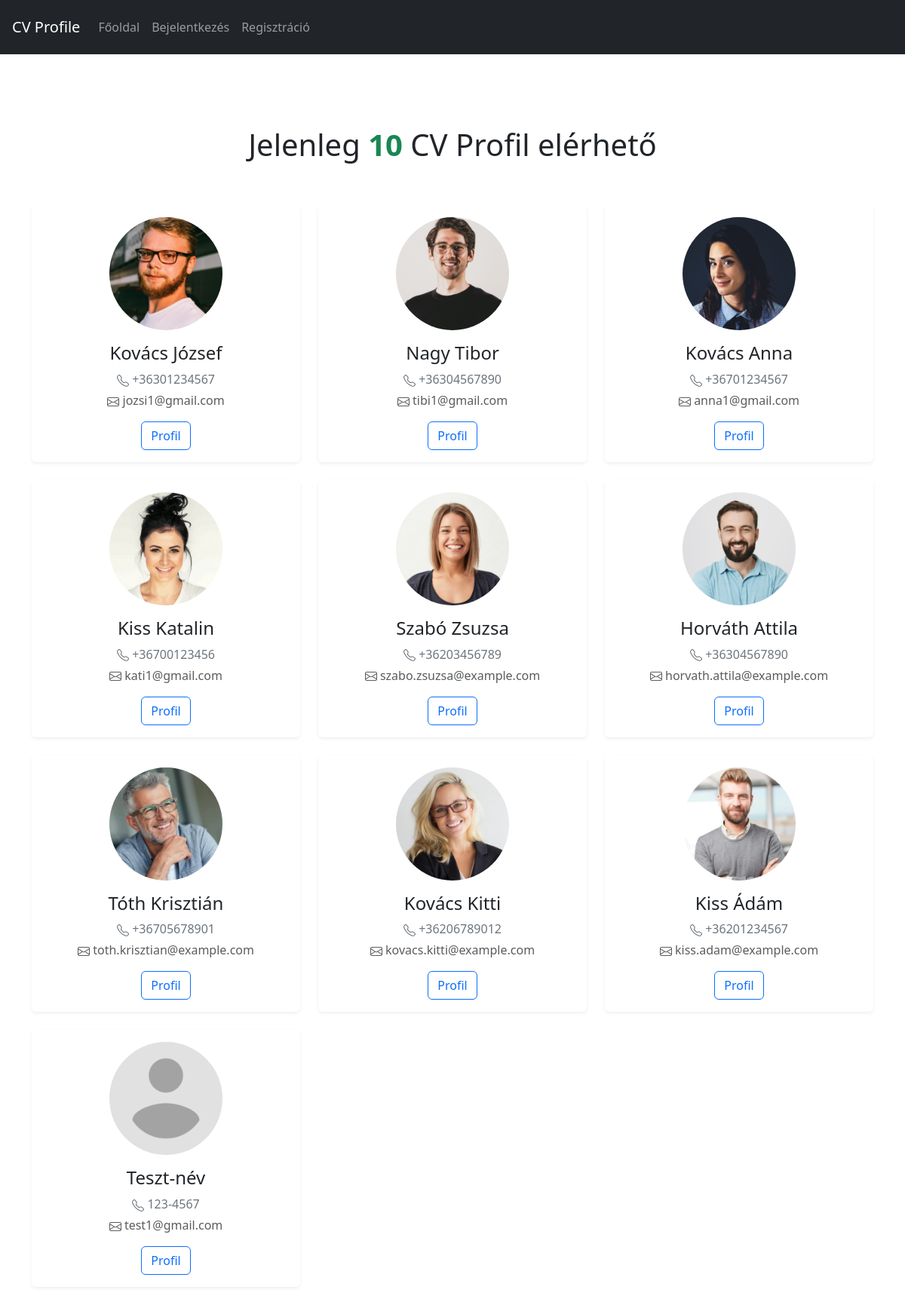
The page / on the database its author committed.
### tables this page shows
CREATE TABLE `kepek` (
  `id` int(11) NOT NULL,
  `felhasznalo_id` int(11) NOT NULL,
  `eleresi_ut` varchar(255) DEFAULT NULL,
  `cim` varchar(255) DEFAULT NULL,
  `fokep` tinyint(1) DEFAULT NULL
);

CREATE TABLE `felhasznalo` (
  `id` int(11) NOT NULL,
  `email` varchar(255) NOT NULL,
  `jelszo` varchar(255) NOT NULL,
  `teljes_nev` varchar(255) NOT NULL,
  `szuletesi_hely` varchar(255) NOT NULL,
  `szuletesi_datum` date NOT NULL,
  `allampolgarsag` varchar(255) NOT NULL,
  `bemutatkozas` text DEFAULT NULL,
  `hobbik` text DEFAULT NULL,
  `telefonszamok` text DEFAULT NULL
);

### autoload.php (called while the page is built, shortened)
<?php
spl_autoload_register(function ($type) {
    $phpFolders = array("controllers", "views", "models", "src", "handlers", "templates");
    foreach ($phpFolders as $folder) {
        if (file_exists($folder . "/" . $type . ".php")) {
            return;
        }
    }
});

### src/LoggedIn.php (called while the page is built)
<?php
abstract class LoggedIn
{
  public static function isLoggedIn()
  {
    if (isset($_SESSION['logged-in']) && $_SESSION['logged-in'] == true) {
      return true;
    } else {
      return false;
    }
  }
}

### views/View.php (called while the page is built, shortened)
<?php
class View
{
    private string $layout;
    public function __construct($layout)
    {
        $this->layout = $layout;
    }
    public function Template($template, array $params = [])
    {
        include("templates/" . $this->layout . ".php");
    }
}

### controllers/HomeController.php (called while the page is built)
<?php
abstract class HomeController
{
    public static function defaultAction()
    {
        $usersInfo = UserDatabaseModel::FetchAllUserEmailNamePhoneAndPrimaryImage();
        $template = new View("default");
        $template->Template("home", $usersInfo);
    }
}

### controllers/CoreController.php (called while the page is built, shortened)
<?php
abstract class CoreController
{
    protected static mixed $url = "";
    protected static mixed $path = "";
    protected static int $apiUserId = 0;
    protected static int $userId = 0;
    public static function Init()
    {
        self::$url = $_SERVER["REQUEST_URI"];
        self::$path = parse_url(self::$url, PHP_URL_PATH);
        self::$apiUserId = isset(explode('/', self::$url)[3]) ? (int)explode("/", self::$url)[3] : 0;
        self::$userId = isset(explode('/', self::$url)[2]) ? (int)explode("/", self::$url)[2] : 0;
    }
    public static function Router()
    {
        $method = $_SERVER["REQUEST_METHOD"];
        $router = [
            "GET" => [
                "/" => "HomeHandler",
                "/login" => "LoginHandler",
                "/signup" => "SignUpHandler",
                "/dashboard" => "DashboardHandler",
                "/user/" . self::$userId => "OneUserHandler",
                "/api/user/" . self::$apiUserId => "RestApiOneUserHandler"
            ],
            "POST" => [
                "/registration" => "RegistrationHandler",
                "/logout" => "LogOutHandler",
                "/user-login" => "UserLoginHandler",
                "/modified-profile" => "ModifiedProfileHandler",
                "/update-school" => "UpdateSchoolHandler",
                "/update-job" => "UpdateJobHandler"
            ]
        ];
        $handler = $router[$method][self::$path] ?? "NotFoundHandler";
        $handler::$method();
    }
}

### index.php (called while the page is built, shortened)
<?php
require_once("autoload.php");
CoreController::Router();
?>

### models/UserDatabaseModel.php (called while the page is built, shortened)
<?php
abstract class UserDatabaseModel
{
    public static function FetchAllUserEmailNamePhoneAndPrimaryImage(): array
    {
        try {
            $con = DatabaseCon::getConnection();
            $data = [];
            $query = "SELECT
             `felhasznalo`.`id`,
             `felhasznalo`.`email`,
             `felhasznalo`.`teljes_nev`,
             `felhasznalo`.`telefonszamok`,
             `kepek`.`eleresi_ut`
             FROM `felhasznalo`
             LEFT JOIN `kepek` ON `felhasznalo`.`id` = `kepek`.`felhasznalo_id`
             AND `kepek`.`fokep` = 1
             ";
            $res = $con->query($query);
            $result = $res->fetch_all(MYSQLI_ASSOC);
            array_push($data, $result);
            return $data;
        } catch (Exception $th) {
            unset($_SESSION["update-profil"]);
            ErrorClass::errorAction("Adatbázis hiba! Sikertelen felhasználói adat lekérdezés!");
            exit;
        }
    }
}

### templates/home.php (the view, shortened to what this page needs)
<div class="container my-5">
  <h1 class="mt-5 p-5 text-center">Jelenleg <strong class="text-success"><?php echo (count($params[0])) ?></strong> CV Profil elérhető</h1>
  <div class="row row-cols-1 row-cols-md-3 g-4">
  <?php foreach ($params[0] as $param) { ?>
      <div class="col">
        <div class="card border-0 shadow-sm">
          <div class="card-body">
            <div class="d-flex flex-column align-items-center text-center">
            <a href="/user/<?php echo ($param["id"])  ?>"><img src="<?php echo ($param["eleresi_ut"]) ?? "./images/default.png" ?>" alt="profil" class="rounded-circle" width="150"></a>
              <div class="mt-3">
                <h4><?php echo ($param["teljes_nev"]) ?></h4>
                <p class="text-secondary mb-1"> <?php echo ($param["telefonszamok"])  ?></p>
                <p class="text-muted font-size-sm"> <?php echo ($param["email"]) ?></p>
                <a href="/user/<?php echo ($param["id"])  ?>"><button class="btn btn-outline-primary">Profil</button></a>
              </div>
            </div>
          </div>
        </div>
      </div>
    <?php } ?>
  </div>
</div>

### handlers/HomeHandler.php
<?php
abstract class HomeHandler extends CoreController
{
    public static function GET()
    {
        if (LoggedIn::isLoggedIn()) {
            header("Location: /dashboard");
        }
        else {
            HomeController::defaultAction();
            return;
        }
    }
}

### templates/default.php (shortened to what this page needs)
<!DOCTYPE html>
<html lang="en">
<head>
    <link rel="stylesheet" href="../style/css/bootstrap.min.css">
</head>
<body>
    <?php include("templates/navbar.php") ?>
    <?php include("templates/$template.php") ?>
</body>
</html>

### templates/navbar.php (shortened to what this page needs)
<nav class="navbar navbar-expand-lg navbar-dark bg-dark p-3 sticky-top">
    <?php if (LoggedIn::isLoggedIn()) { ?> <?php } else { ?><a class="navbar-brand" href="/">CV Profile</a><?php } ?>
    <div class="collapse navbar-collapse" id="navbarNavDropdown">
        <ul class="navbar-nav">
            <?php if (LoggedIn::isLoggedIn()) { ?>
                <li class="nav-item">
                    <form method="post" action="/logout">
                        <button class="btn btn-danger m-3">Kijelentkezés</button>
                    </form>
                </li>
                <?php if (isset($params["personal"])) { ?>
                    <p class="mt-3">
                        <?php foreach ($params["personal"] as $param) { ?>
                     <h3 class="display-6 mt-2 text-white">🚀Hello <?php echo $param["teljes_nev"];} ?>!</h3>
                   </p>
                <?php } else { ?>
                    <div></div>
                <?php } ?>
            <?php } else { ?>
                <li class="nav-item active">
                    <a class="nav-link" href="/">Főoldal</a>
                </li>
                <li class="nav-item">
                    <a class="nav-link" href="/login">Bejelentkezés</a>
                </li>
                <li class="nav-item">
                    <a class="nav-link" href="/signup">Regisztráció</a>
                </li>
            <?php } ?>
        </ul>
    </div>
</nav>

### rows shown on the page
kepek: eleresi_ut (picture), felhasznalo.teljes_nev "Kovács József", felhasznalo.telefonszamok "+36301234567", felhasznalo.email "jozsi1@gmail.com"
kepek: eleresi_ut (picture), felhasznalo.teljes_nev "Nagy Tibor", felhasznalo.telefonszamok "+36304567890", felhasznalo.email "tibi1@gmail.com"
kepek: eleresi_ut (picture), felhasznalo.teljes_nev "Kovács Anna", felhasznalo.telefonszamok "+36701234567", felhasznalo.email "anna1@gmail.com"
kepek: eleresi_ut (picture), felhasznalo.teljes_nev "Kiss Katalin", felhasznalo.telefonszamok "+36700123456", felhasznalo.email "kati1@gmail.com"
kepek: eleresi_ut (picture), felhasznalo.teljes_nev "Szabó Zsuzsa", felhasznalo.telefonszamok "+36203456789", felhasznalo.email "szabo.zsuzsa@example.com"
kepek: eleresi_ut (picture), felhasznalo.teljes_nev "Horváth Attila", felhasznalo.telefonszamok "+36304567890", felhasznalo.email "horvath.attila@example.com"
kepek: eleresi_ut (picture), felhasznalo.teljes_nev "Tóth Krisztián", felhasznalo.telefonszamok "+36705678901", felhasznalo.email "toth.krisztian@example.com"
kepek: eleresi_ut (picture), felhasznalo.teljes_nev "Kovács Kitti", felhasznalo.telefonszamok "+36206789012", felhasznalo.email "kovacs.kitti@example.com"
kepek: eleresi_ut (picture), felhasznalo.teljes_nev "Kiss Ádám", felhasznalo.telefonszamok "+36201234567", felhasznalo.email "kiss.adam@example.com"
felhasznalo: shows a picture, teljes_nev "Teszt-név", telefonszamok "123-4567", email "test1@gmail.com"

### other values the page prints
count($params[0]) "10"
